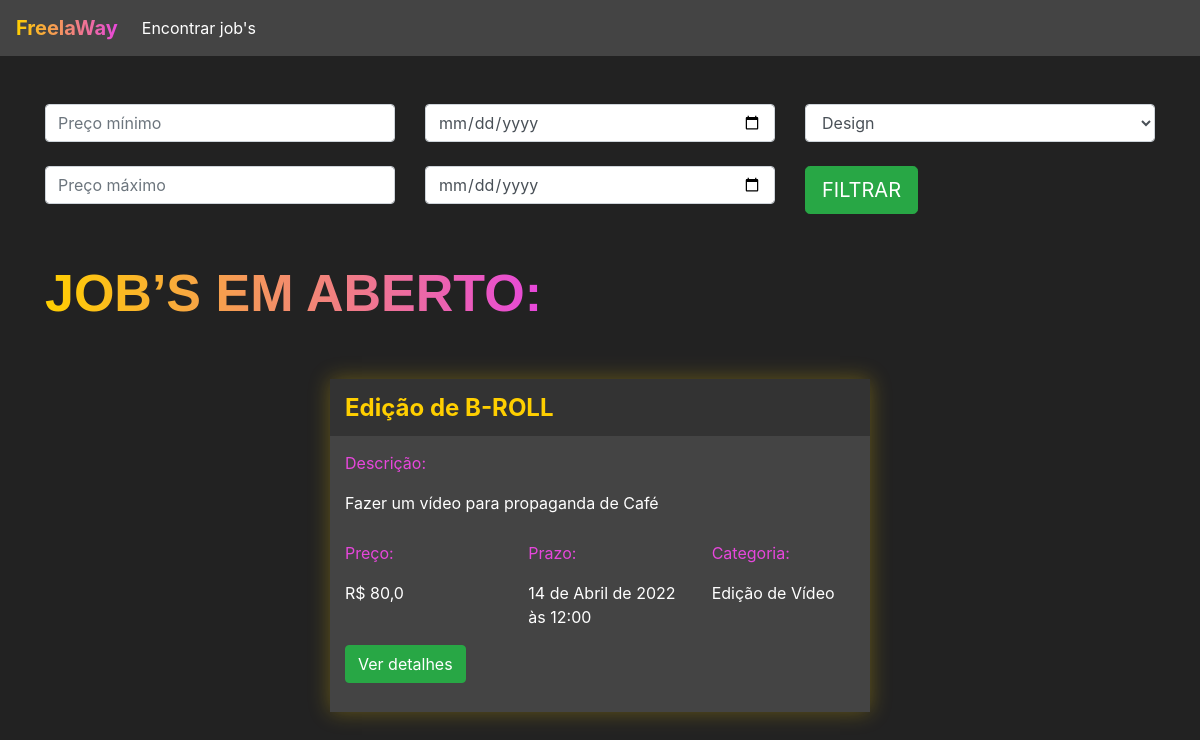
Before: /jobs/encontrar_jobs/ (signed in) with the older database file.
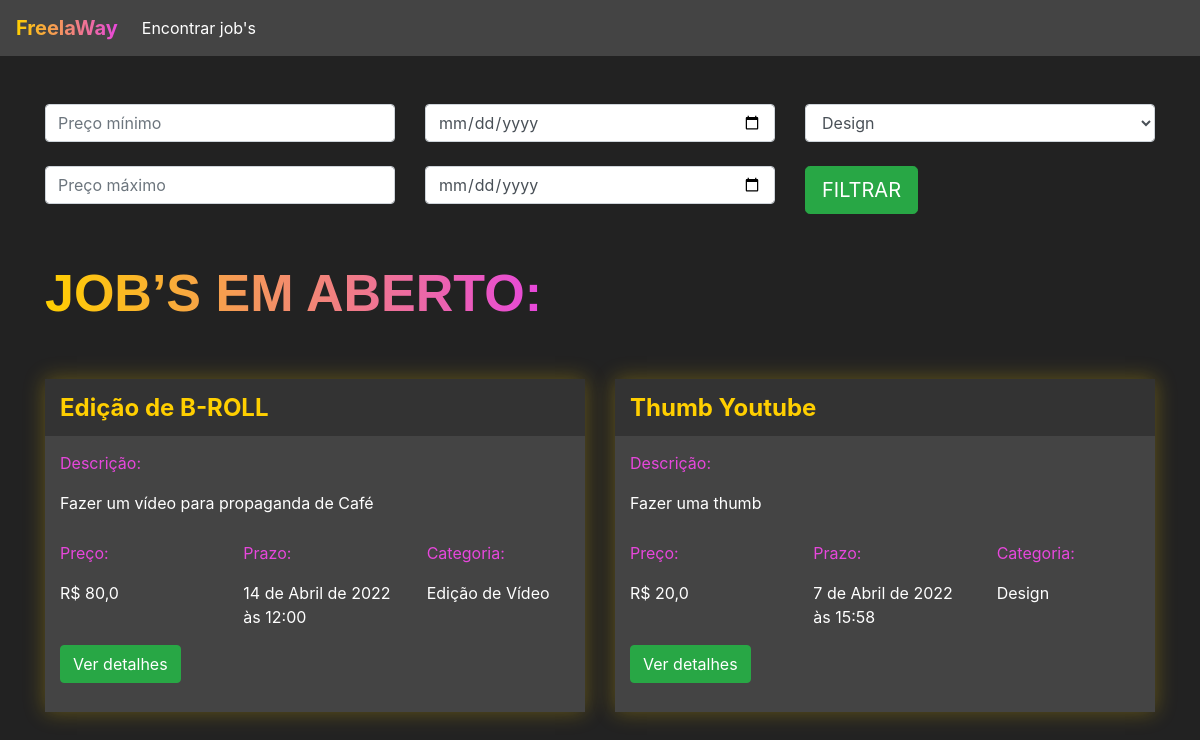
After: the same page with the newer database file.
### jobs/models.py (models this page shows, shortened)
class Jobs(models.Model):
    categoria_choices = (
        ('D', 'Design'),
        ('EV', 'Edição de Vídeo')
    )
    status_choices = (
        ('C', 'Em criação'),
        ('AA', 'Aguardando aprovação'),
        ('F', 'Finalizado')
    )
    titulo = models.CharField(max_length=200)
    descricao = models.TextField()
    categoria = models.CharField(max_length=2, choices=categoria_choices, default="D")
    prazo_de_entrega = models.DateTimeField()
    preco = models.FloatField()
    referencias = models.ManyToManyField(Referencias)
    profissional = models.ForeignKey(User, on_delete=models.DO_NOTHING, null=True, blank=True)
    reservado = models.BooleanField(default=False)
    status = models.CharField(max_length=2, choices=status_choices, default='C')
    arquivo_final = models.FileField(null=True)

### jobs/views.py (the view)
# urls.py: path('encontrar_jobs/', views.encontrar_jobs, name='encontrar_jobs'),
@login_required(login_url='/auth/logar')
def encontrar_jobs(request):
    if request.method == "GET":
        preco_minimo = request.GET.get('preco_minimo')
        preco_maximo = request.GET.get('preco_maximo')
        prazo_minimo = request.GET.get('prazo_minimo')
        prazo_maximo = request.GET.get('prazo_maximo')
        categoria = request.GET.get('categoria')
        if preco_minimo or preco_maximo or prazo_minimo or prazo_maximo or categoria:
            if not preco_minimo:
                preco_minimo = 0
            if not preco_maximo:
                preco_maximo = 999999
            if not prazo_minimo:
                prazo_minimo = datetime(year=1900, month=1, day=1)
            if not prazo_maximo:
                prazo_maximo = datetime(year=3000, month=1, day=1)
            if categoria == 'D':
                categoria = ['D',]
            elif categoria == 'EV':
                categoria = ['EV',]
            jobs = Jobs.objects.filter(preco__gte=preco_minimo)\
                .filter(preco__lte=preco_maximo)\
                .filter(prazo_de_entrega__gte=prazo_minimo)\
                .filter(prazo_de_entrega__lte=prazo_maximo)\
                .filter(categoria__in=categoria)\
                .filter(reservado=False)
        else:
            jobs = Jobs.objects.filter(reservado=False)
        return render(request, 'encontrar_jobs.html', {'jobs': jobs})

### jobs/models.py (called while the page is built)
    def __str__(self) -> str:
        return self.arquivo.url

### jobs/templates/encontrar_jobs.html (shortened to what this page needs)
{% extends 'base.html' %}
{% load static %}
{% block 'head' %}
    <link rel="stylesheet" href="{% static 'jobs/css/encontrar_jobs.css' %}">
{% endblock 'head' %}
{% block 'body' %}
    <div class="container">
        <br>
        <br>
        <div class="row">
            <div class="col-sm">
                <form action="{% url 'encontrar_jobs' %}" method="GET">
                    <input type="text" class="form-control" placeholder="Preço mínimo" name="preco_minimo">
                    <br>
                    <input type="text" class="form-control" placeholder="Preço máximo" name="preco_maximo">
                </div>
                <div class="col-sm">
                    <input type="date" class="form-control" name="prazo_minimo">
                    <br>
                    <input type="date" class="form-control" name="prazo_maximo">
                </div>
                <div class="col-sm">
                    <select class="form-control" name="categoria">
                        <option value="D">Design</option>
                    </select>
                    <br>
                    <input type="submit" class="btn btn-success btn-lg" value="FILTRAR">
            </div>
        </div>
        <br>
        <br>
        <h2 class="titulo">JOB’S EM ABERTO:</h2>
        <div class="row justify-content-around">
            {% for job in jobs %}
                <div class="col-6 row-card">
                    <div class="card-job">
                        <div class="header-job">
                            <h4 class="titulo-job">{{job.titulo}}</h4>
                        </div>
                        <div class="body-job">
                            <p class="titulo-body">Descrição:</p>
                            <div style="width: 70%">
                                <p>{{job.descricao}}</p>
                            </div>
                            <div class="row">
                                <div class="col-4">
                                    <p class="titulo-body">Preço:</p>
                                    <p>R$ {{job.preco}}</p>
                                </div>
                                <div class="col-4">
                                    <p class="titulo-body">Prazo:</p>
                                    <p>{{job.prazo_de_entrega}}</p>
                                </div>
                                <div class="col-4">
                                    <p class="titulo-body">Categoria:</p>
                                    <p>
                                        {% if job.categoria == 'D' %}
                                            Design
                                        {% else %}
                                            Edição de Vídeo
                                        {% endif %}
                                    </p>
                                </div>
                            </div>
                            <button class="btn btn-success" data-toggle="modal" data-target="#modal-{{job.id}}">Ver detalhes</button>
                            <br>
                            <br>
                        </div>
                    </div>
                </div>
            {% endfor %}
        </div>
    </div>
{% endblock 'body' %}

Changed rows visible on the page:
added Jobs: titulo "Thumb Youtube", descricao "Fazer uma thumb", preco "20,0", prazo_de_entrega "7 de Abril de 2022 às 15:58", categoria "Design"
